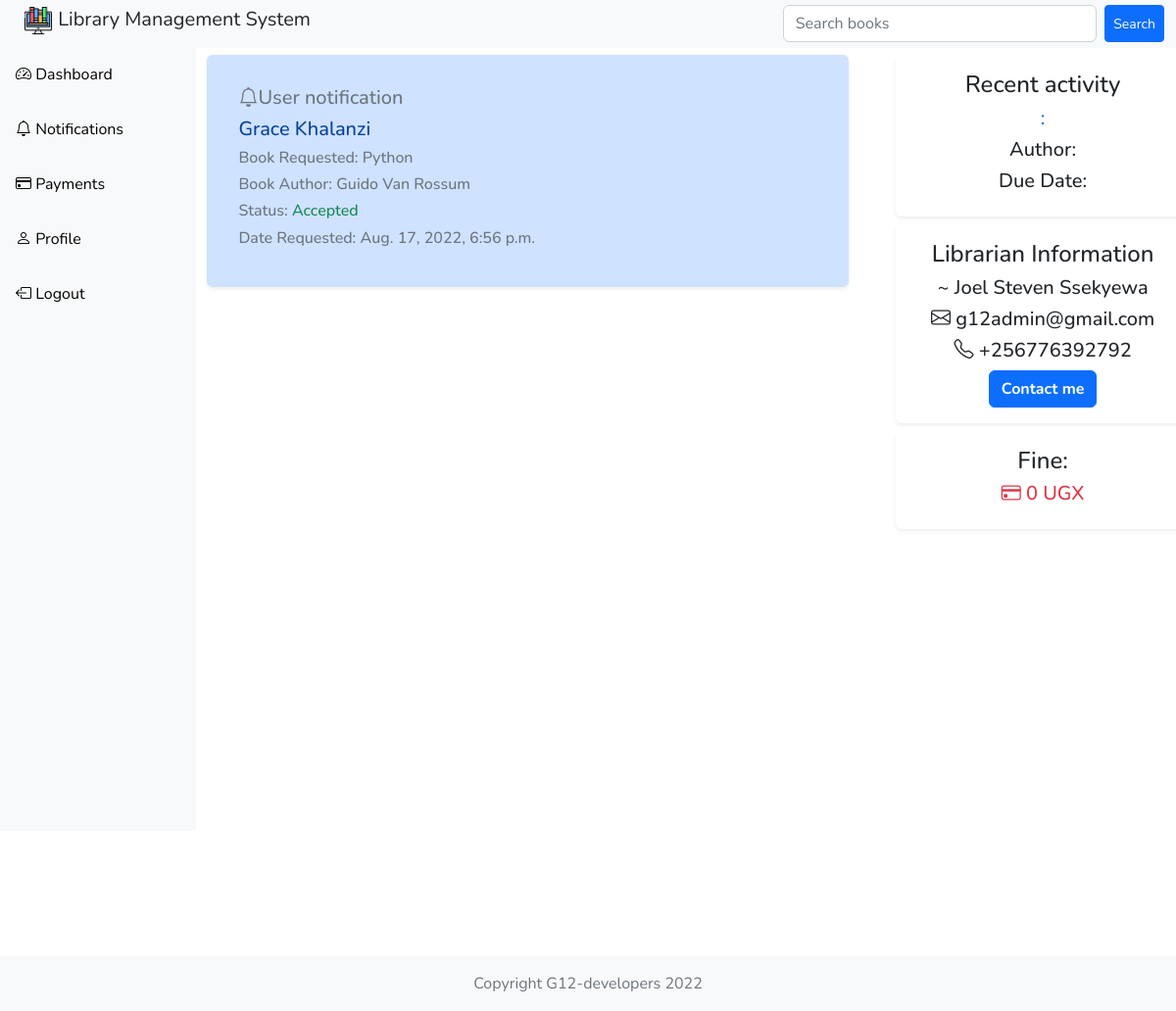
Page /user-notifications/14/ (signed in) on the earlier database version.
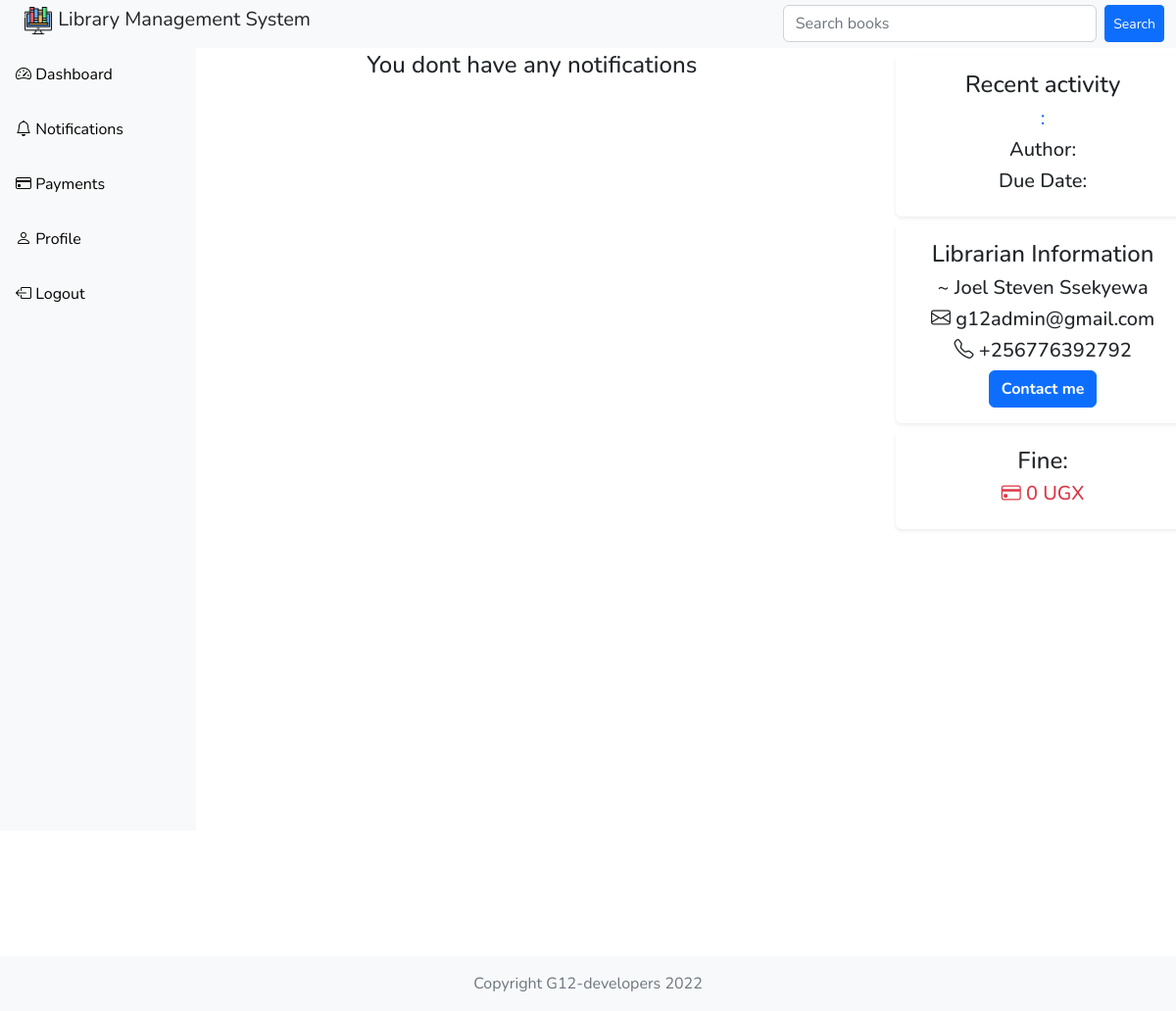
Same page on the later database version.
### library_books/models.py (models this page shows, shortened)
class Request(models.Model):
    status = models.CharField(max_length=20, default="Pending")
    requester_id = models.ForeignKey('customuser.CustomUser',
                                     on_delete=models.CASCADE)
    book_id = models.ForeignKey(Book, on_delete=models.CASCADE)
    updated = models.DateTimeField(auto_now=True)
    created = models.DateTimeField(auto_now_add=True)

class Book(models.Model):
    title = models.CharField(max_length=200)
    author = models.CharField(max_length=200)
    subject_area = models.CharField(max_length=200)
    publication_date = models.DateField()
    status = models.CharField(max_length=50, default="Available")
    updated = models.DateTimeField(auto_now=True)
    created = models.DateTimeField(auto_now_add=True)
    borrower_id = models.ForeignKey('customuser.CustomUser',
                                    on_delete=models.SET_NULL,
                                    null=True,
                                    blank=True)
    due_date = models.DateTimeField(null=True, blank=True)

### customuser/models.py (models this page shows, shortened)
class CustomUser(AbstractUser):
    name = models.CharField(max_length=50)
    email = models.EmailField(max_length=100, unique=True)
    password = models.CharField(max_length=500)
    date_of_birth = models.DateField(null=True)
    phone_number = models.BigIntegerField()
    sex = models.CharField(max_length=10, null=True)
    role = models.CharField(max_length=20, default='Student')
    is_active = models.BooleanField(default=True)
    USERNAME_FIELD = 'email'
    REQUIRED_FIELDS = ['name', 'sex', 'role', 'phone_number', 'username']

### customuser/views.py (the view)
@login_required(login_url='login')
def userNotifications(request, pk):
    template_details = {}
    details = {}
    borrowed_book = ''
    borrowed_books = 0
    available_books = 0
    borrow_request = ''
    index = 0
    requests = None
    user = CustomUser.objects.get(id=pk)
    users = CustomUser.objects.filter(role='Student')
    user = CustomUser.objects.get(id=pk)
    pending_requests = Request.objects.filter(status="Pending")
    fines = UserPayment.objects.filter(status='Pending')
    librarian = CustomUser.objects.get(role__icontains="Admin")
    try:
        available_books = Book.objects.filter(status='Available').count()
    except:
        available_books = 0
    try:
        borrowed_books = Book.objects.filter(status='Borrowed').count()
    except:
        borrowed_books = 0
    try:
        borrowed_book = Book.objects.get(status='Borrowed',
                                         borrower_id=user.id)
    except:
        borrowed_book = ''
    try:
        students = CustomUser.objects.filter(role='Student')
    except:
        return HttpResponse('No students yet')
    try:
        requests = Request.objects.filter(requester_id=user)
    except:
        requests = None
    requests_pending = Request.objects.all().filter(status="Pending")
    context = {
        'details': requests_pending,
        'users': users.count(),
        'pending_requests': pending_requests.count(),
        'fines': fines.count(),
        'librarian': librarian,
        'borrowed_book': borrowed_book,
        'available_books': available_books,
        'borrowed_books': borrowed_books,
        'requests': requests,
    }
    return render(request, 'customuser/notifications_template.html', context)

### customuser/templates/customuser/notifications_template.html (shortened to what this page needs)
{% extends 'base.html' %} {% block content %}
<div class="container-fluid">
  {% if request.user.role == 'Student' and borrowed_book and requests%}
  <div class="container-fluid p-3 mt-2">
    <div
      class="card border-0 shadow-sm alert alert-primary"
      style="width: 100%"
    >
      <div class="card-body">
        <h5 class="card-title text-muted">
          <i class="bi-bell"></i>User notification
        </h5>
        <h5 class="mb-2">{{user.name}}</h5>
        <h6 class="text-muted">Book title: {{borrowed_book.title}}</h6>
        <h6 class="text-muted">Date Borrowed: {{borrowed_book.updated}}</h6>
        <h6 class="text-muted">Due Date:<span class="text-danger"> {{borrowed_book.due_date}} </span></h6>
        <h6 class="text-muted">
          Current fine: {% if request.user.payment %}
          <span class="text-danger">{{request.user.payment.amount}}</span> {% else %}
          <span class="text-danger">0 UGX</span>
        </h6>
        {% endif %}
        <form method="GET" action="{% url "returnbook" borrowed_book.id %}">
          <button class="btn btn-primary rounded-pill"><strong><i class="bi-journal-check"></i> Return book</strong></button>
        </form>
      </div>
    </div>
  </div>
  <div class="container-fluid p-3">
    {% for request in requests %}
    <div
      class="card border-0 shadow-sm alert alert-primary mt-2"
      style="width: 100%"
    >
      <div class="card-body">
        <h5 class="card-title text-muted">
          <i class="bi-bell"></i>User notification
        </h5>
        <h5 class="mb-2">{{user.name}}</h5>
        <h6 class="text-muted">Book Requested: {{request.book_id.title}}</h6>
        <h6 class="text-muted">Book Author: {{request.book_id.author}}</h6>
        {% if request.status == 'Pending' %}
        <h6 class="text-muted">Status: <span class="text-warning">{{request.status}}</span></h6>
        {% elif request.status == 'Declined' %}
        <h6 class="text-muted">Status: <span class="text-danger">{{request.status}}</span></h6>
        {% else %}
        <h6 class="text-muted">Status: <span class="text-success">{{request.status}}</span></h6>
        {% endif %}
        <h6 class="text-muted">Date Requested: {{request.created}}</h6>
      </div>
    </div>
    {% endfor %}
    <div class="mb-5"></div>
  </div>
  {% elif request.user.role == 'Student' and requests%}
  <div class="container-fluid p-3">
    {% for request in requests %}
    <div
      class="card border-0 shadow-sm alert alert-primary mt-2"
      style="width: 100%"
    >
      <div class="card-body">
        <h5 class="card-title text-muted">
          <i class="bi-bell"></i>User notification
        </h5>
        <h5 class="mb-2">{{user.name}}</h5>
        <h6 class="text-muted">Book Requested: {{request.book_id.title}}</h6>
        <h6 class="text-muted">Book Author: {{request.book_id.author}}</h6>
        {% if request.status == 'Pending' %}
        <h6 class="text-muted">Status: <span class="text-warning">{{request.status}}</span></h6>
        {% elif request.status == 'Declined' %}
        <h6 class="text-muted">Status: <span class="text-danger">{{request.status}}</span></h6>
        {% else %}
        <h6 class="text-muted">Status: <span class="text-success">{{request.status}}</span></h6>
        {% endif %}
        <h6 class="text-muted">Date Requested: {{request.created}}</h6>
      </div>
    </div>
    {% endfor %}
  </div>
  {% elif request.user.role == 'Student' and borrowed_book == '' %}
  <div class="container-fluid p-3 m-1" style="text-align: center">
    <h4>You dont have any notifications</h4>
  </div>
  {% endif %}
</div>
{% endblock %}

Differences in the rows shown:
removed Request: book_id "Python", book_id.author "Guido Van Rossum", status "Accepted", created "Aug. 17, 2022, 6:56 p.m."
no longer on this page (row edited): CustomUser: name "Grace Khalanzi"
Other differences:
text now shown: "You dont have any notifications"
